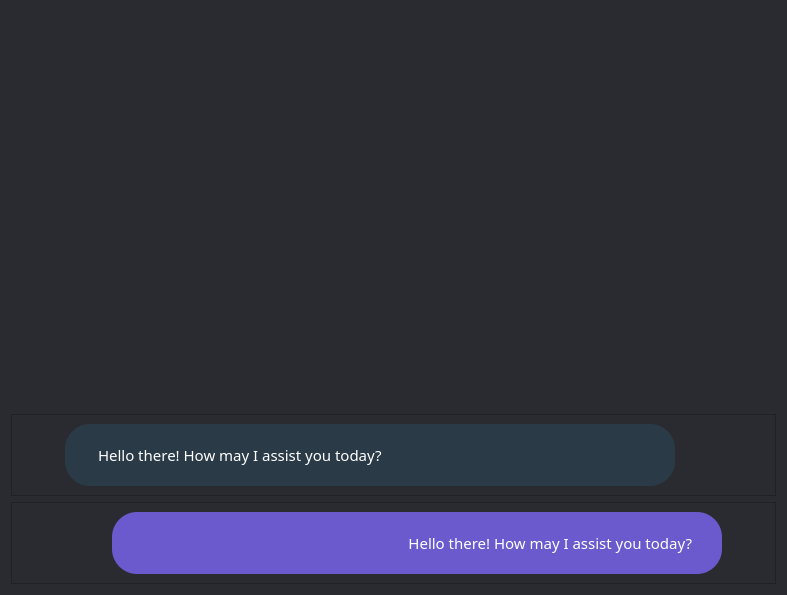
                <widget class="QWidget" name="scrollAreaWidgetContents">
                 <property name="geometry">
                  <rect>
                   <x>0</x>
                   <y>0</y>
                   <width>787</width>
                   <height>595</height>
                  </rect>
                 </property>
                 <property name="minimumSize">
                  <size>
                   <width>0</width>
                   <height>0</height>
                  </size>
                 </property>
                 <property name="styleSheet">
                  <string notr="true">background-color: rgb(42, 43, 48);    </string>
                 </property>
                 <layout class="QVBoxLayout" name="verticalLayout_9">
                  <item>
                   <spacer name="verticalSpacer_7">
                    <property name="orientation">
                     <enum>Qt::Vertical</enum>
                    </property>
                    <property name="sizeHint" stdset="0">
                     <size>
                      <width>20</width>
                      <height>40</height>
                     </size>
                    </property>
                   </spacer>
                  </item>
                  <item>
                   <widget class="QFrame" name="botBubble_2">
                    <property name="sizePolicy">
                     <sizepolicy hsizetype="Preferred" vsizetype="Maximum">
                      <horstretch>0</horstretch>
                      <verstretch>0</verstretch>
                     </sizepolicy>
                    </property>
                    <property name="maximumSize">
                     <size>
                      <width>1000</width>
                      <height>16777215</height>
                     </size>
                    </property>
                    <property name="styleSheet">
                     <string notr="true">background-color: rgb(42, 43, 48); </string>
                    </property>
                    <property name="frameShape">
                     <enum>QFrame::StyledPanel</enum>
                    </property>
                    <property name="frameShadow">
                     <enum>QFrame::Raised</enum>
                    </property>
                    <layout class="QHBoxLayout" name="horizontalLayout_21">
                     <property name="leftMargin">
                      <number>0</number>
                     </property>
                     <property name="rightMargin">
                      <number>0</number>
                     </property>
                     <item>
                      <spacer name="horizontalSpacer_16">
                       <property name="orientation">
                        <enum>Qt::Horizontal</enum>
                       </property>
                       <property name="sizeType">
                        <enum>QSizePolicy::Fixed</enum>
                       </property>
                       <property name="sizeHint" stdset="0">
                        <size>
                         <width>7</width>
                         <height>20</height>
                        </size>
                       </property>
                      </spacer>
                     </item>
                     <item>
                      <widget class="QLabel" name="CB_botLogo_2">
                       <property name="minimumSize">
                        <size>
                         <width>40</width>
                         <height>40</height>
                        </size>
                       </property>
                       <property name="maximumSize">
                        <size>
                         <width>40</width>
                         <height>40</height>
                        </size>
                       </property>
                       <property name="text">
                        <string/>
                       </property>
                       <property name="pixmap">
                        <pixmap>../Assets/Grey/output-onlinepngtools (8).png</pixmap>
                       </property>
                       <property name="scaledContents">
                        <bool>true</bool>
                       </property>
                      </widget>
                     </item>
                     <item>
                      <widget class="QLabel" name="CB_botChat_2">
                       <property name="sizePolicy">
                        <sizepolicy hsizetype="Preferred" vsizetype="Maximum">
                         <horstretch>0</horstretch>
                         <verstretch>0</verstretch>
                        </sizepolicy>
                       </property>
                       <property name="minimumSize">
                        <size>
                         <width>0</width>
                         <height>50</height>
                        </size>
                       </property>
                       <property name="maximumSize">
                        <size>
                         <width>1000</width>
                         <height>16777215</height>
                        </size>
                       </property>
                       <property name="font">
                        <font>
                         <family>Poppins</family>
                        </font>
                       </property>
                       <property name="styleSheet">
                        <string notr="true">color: rgb(255, 255, 255);
background-color: #2A3B47;

padding-left: 30px;
padding-right: 25px;

padding-top: 20px;
padding-bottom: 20px;

border-radius: 25px;</string>
                       </property>
                       <property name="text">
                        <string>&lt;html&gt;&lt;head/&gt;&lt;body&gt;&lt;p&gt;&lt;span style=&quot; font-size:11pt;&quot;&gt;Hello there! How may I assist you today?&lt;/span&gt;&lt;/p&gt;&lt;/body&gt;&lt;/html&gt;</string>
                       </property>
                       <property name="alignment">
                        <set>Qt::AlignLeading|Qt::AlignLeft|Qt::AlignVCenter</set>
                       </property>
                       <property name="wordWrap">
                        <bool>true</bool>
                       </property>
                      </widget>
                     </item>
                     <item>
                      <spacer name="horizontalSpacer_17">
                       <property name="orientation">
                        <enum>Qt::Horizontal</enum>
                       </property>
                       <property name="sizeType">
                        <enum>QSizePolicy::Fixed</enum>
                       </property>
                       <property name="sizeHint" stdset="0">
                        <size>
                         <width>100</width>
                         <height>20</height>
                        </size>
                       </property>
                      </spacer>
                     </item>
                    </layout>
                   </widget>
                  </item>
                  <item>
                   <widget class="QFrame" name="userBubble">
                    <property name="sizePolicy">
                     <sizepolicy hsizetype="Preferred" vsizetype="Maximum">
                      <horstretch>0</horstretch>
                      <verstretch>0</verstretch>
                     </sizepolicy>
                    </property>
                    <property name="maximumSize">
                     <size>
                      <width>1000</width>
                      <height>16777215</height>
                     </size>
                    </property>
                    <property name="layoutDirection">
                     <enum>Qt::RightToLeft</enum>
                    </property>
                    <property name="styleSheet">
                     <string notr="true">background-color: rgb(42, 43, 48); </string>
                    </property>
                    <property name="frameShape">
                     <enum>QFrame::StyledPanel</enum>
                    </property>
                    <property name="frameShadow">
                     <enum>QFrame::Raised</enum>
                    </property>
                    <layout class="QHBoxLayout" name="horizontalLayout_7">
                     <property name="leftMargin">
                      <number>0</number>
                     </property>
                     <property name="rightMargin">
                      <number>0</number>
                     </property>
                     <item>
                      <spacer name="horizontalSpacer_11">
                       <property name="orientation">
                        <enum>Qt::Horizontal</enum>
                       </property>
                       <property name="sizeType">
                        <enum>QSizePolicy::Fixed</enum>
                       </property>
                       <property name="sizeHint" stdset="0">
                        <size>
                         <width>7</width>
                         <height>20</height>
                        </size>
                       </property>
                      </spacer>
                     </item>
                     <item>
                      <widget class="QLabel" name="CB_userLogo">
                       <property name="minimumSize">
                        <size>
                         <width>40</width>
                         <height>40</height>
                        </size>
                       </property>
                       <property name="maximumSize">
                        <size>
                         <width>40</width>
                         <height>40</height>
                        </size>
                       </property>
                       <property name="text">
                        <string/>
                       </property>
                       <property name="pixmap">
                        <pixmap>../Assets/Grey/output-onlinepngtools (10).png</pixmap>
                       </property>
                       <property name="scaledContents">
                        <bool>true</bool>
                       </property>
                      </widget>
                     </item>
                     <item>
                      <widget class="QLabel" name="CB_userChat">
                       <property name="sizePolicy">
                        <sizepolicy hsizetype="Preferred" vsizetype="Maximum">
                         <horstretch>0</horstretch>
                         <verstretch>0</verstretch>
                        </sizepolicy>
                       </property>
                       <property name="minimumSize">
                        <size>
                         <width>0</width>
                         <height>50</height>
                        </size>
                       </property>
                       <property name="maximumSize">
                        <size>
                         <width>16777215</width>
                         <height>16777215</height>
                        </size>
                       </property>
                       <property name="font">
                        <font>
                         <family>Poppins</family>
                        </font>
                       </property>
                       <property name="styleSheet">
                        <string notr="true">color: rgb(255, 255, 255);
background-color: #6A5ACD;

padding-left: 30px;
padding-right: 25px;

padding-top: 20px;
padding-bottom: 20px;

border-radius: 25px;</string>
                       </property>
                       <property name="text">
                        <string>&lt;html&gt;&lt;head/&gt;&lt;body&gt;&lt;p align=&quot;right&quot;&gt;&lt;span style=&quot; font-size:11pt;&quot;&gt;Hello there! How may I assist you today?&lt;/span&gt;&lt;/p&gt;&lt;/body&gt;&lt;/html&gt;</string>
                       </property>
                       <property name="alignment">
                        <set>Qt::AlignLeading|Qt::AlignLeft|Qt::AlignVCenter</set>
                       </property>
                       <property name="wordWrap">
                        <bool>true</bool>
                       </property>
                      </widget>
                     </item>
                     <item>
                      <spacer name="horizontalSpacer_7">
                       <property name="orientation">
                        <enum>Qt::Horizontal</enum>
                       </property>
                       <property name="sizeType">
                        <enum>QSizePolicy::Fixed</enum>
                       </property>
                       <property name="sizeHint" stdset="0">
                        <size>
                         <width>100</width>
                         <height>20</height>
                        </size>
                       </property>
                      </spacer>
                     </item>
                    </layout>
                   </widget>
                  </item>
                 </layout>
                </widget>
